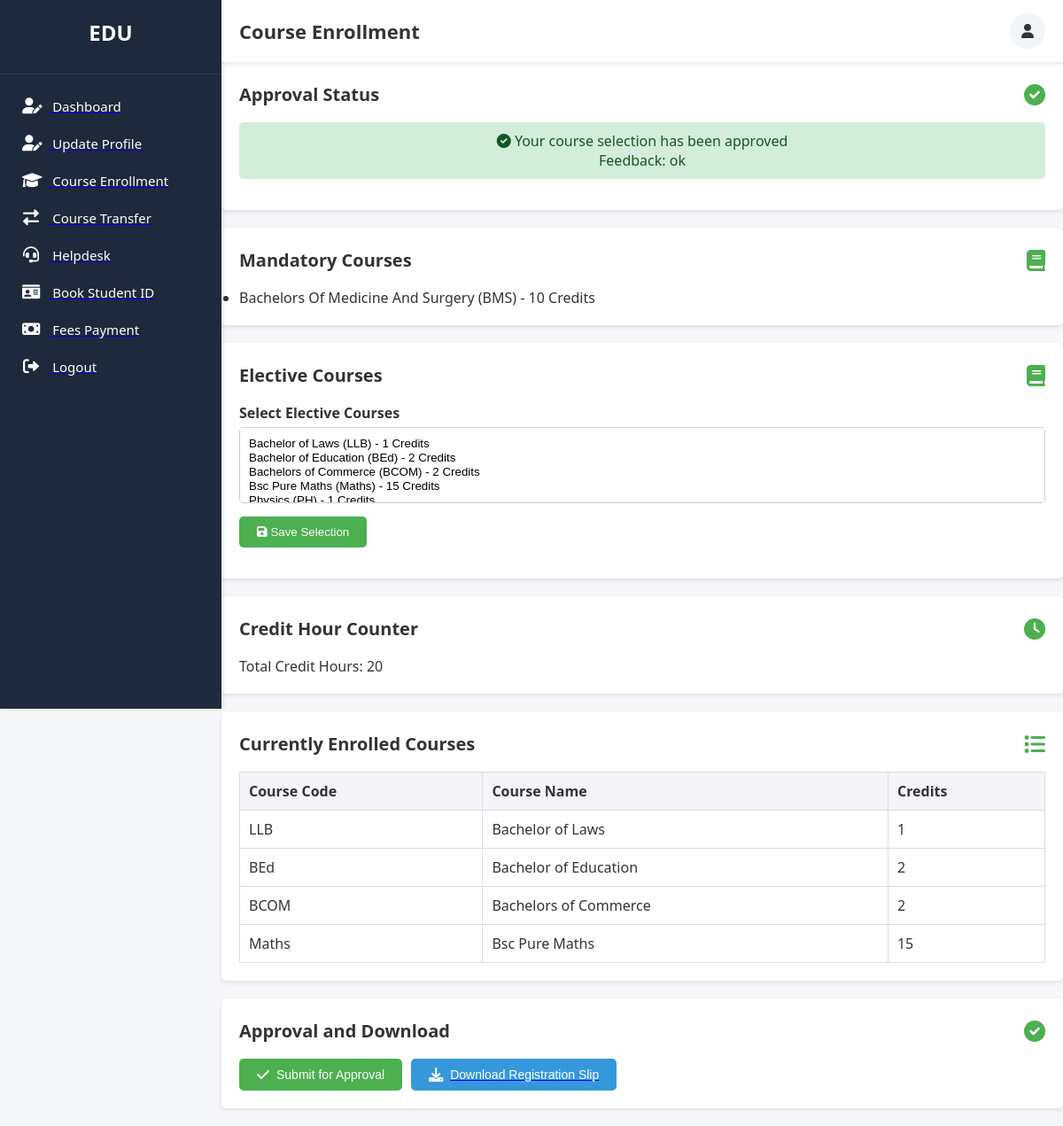
The page /accounts/course-enrollment/ (signed in) on the database its author committed.
### accounts/models.py (models this page shows, shortened)
class CourseApproval(models.Model):
    student = models.ForeignKey(settings.AUTH_USER_MODEL, on_delete=models.CASCADE, related_name='course_approvals')
    submitted_date = models.DateTimeField(auto_now_add=True)
    status = models.CharField(
        max_length=10,
        choices=ApprovalStatus.choices,
        default=ApprovalStatus.PENDING
    )
    feedback = models.TextField(blank=True, null=True)
    class Meta:
        ordering = ['-submitted_date']

class Course(models.Model):
    course_code = models.CharField(max_length=20, unique=True)
    course_name = models.CharField(max_length=100)
    credits = models.IntegerField()
    semester = models.CharField(max_length=50)
    program_name = models.CharField(max_length=100, null=True, blank=True)  # Make the field nullable
    is_mandatory = models.BooleanField(default=False)
    is_transferable = models.BooleanField(default=True)  # Add this field
    def __str__(self):
        return self.course_name

class Enrollment(models.Model):
    student = models.ForeignKey(settings.AUTH_USER_MODEL, on_delete=models.CASCADE, related_name='enrollments')
    course = models.ForeignKey('Course', on_delete=models.CASCADE, related_name='enrollments')
    enrollment_date = models.DateTimeField(auto_now_add=True)
    approval = models.ForeignKey(CourseApproval, on_delete=models.SET_NULL, null=True, blank=True, related_name='enrollments')
    class Meta:
        unique_together = ('student', 'course')

### accounts/views.py (the view, shortened to what this page needs)
# urls.py: path('course-enrollment/', views.course_enrollment_view, name='course_enrollment'),
def course_enrollment_view(request):
    student = request.user  # Get the logged-in student
    elective_courses = Course.objects.filter(is_mandatory=False)
    print("Elective Courses:", elective_courses)
    enrolled_courses = Enrollment.objects.filter(student=student)
    total_credit_hours = enrolled_courses.aggregate(total_credits=Sum('course__credits'))['total_credits'] or 0
    latest_approval = CourseApproval.objects.filter(student=student).first()
    context = {
        'mandatory_courses': Course.objects.filter(is_mandatory=True),  # Optional: Show mandatory courses if needed
        'elective_courses': elective_courses,
        'total_credit_hours': total_credit_hours,
        'enrolled_courses': enrolled_courses,
        'latest_approval': latest_approval,
    }
    return render(request, 'accounts/course_enrollment.html', context)

### accounts/templates/accounts/course_enrollment.html (shortened to what this page needs)
<!DOCTYPE html>
<html lang="en">
<head>
    <link rel="stylesheet" href="https://cdnjs.cloudflare.com/ajax/libs/font-awesome/6.0.0/css/all.min.css">
</head>
<body>
    <div class="sidebar">
        <div class="sidebar-header">
            <div class="sidebar-logo">EDU</div>
        </div>
        <div class="sidebar-menu">
            <ul>
                <li>
                    <a href="{% url 'accounts:dashboard' %}">
                        <i class="fas fa-user-edit"></i>
                        <span>Dashboard</span>
                    </a>
                </li>
                <li>
                    <a href="{% url 'accounts:edit_profile' %}">
                        <i class="fas fa-user-edit"></i>
                        <span>Update Profile</span>
                    </a>
                </li>
                <li>
                    <a href="{% url 'accounts:course_enrollment' %}">
                        <i class="fas fa-graduation-cap"></i>
                        <span>Course Enrollment</span>
                    </a>
                </li>
                <li>
                    <a href="{% url 'accounts:course_transfer' %}">
                        <i class="fas fa-exchange-alt"></i>
                        <span>Course Transfer</span>
                    </a>
                </li>
                <li>
                    <a href="{% url 'accounts:submit_ticket' %}">
                        <i class="fas fa-headset"></i>
                        <span>Helpdesk</span>
                    </a>
                </li>
                <li>
                    <a href="{% url 'accounts:book_student_id' %}">
                        <i class="fas fa-id-card"></i>
                        <span>Book Student ID</span>
                    </a>
                </li>
                <li>
                    <a href="{% url 'accounts:fees_payment_details' %}">
                        <i class="fas fa-money-bill"></i>
                        <span>Fees Payment</span>
                    </a>
                </li>
                <li>
                    <a href="{% url 'accounts:logout' %}">
                        <i class="fas fa-sign-out-alt"></i>
                        <span>Logout</span>
                    </a>
                </li>
            </ul>
        </div>
    </div>
    <div class="main-content">
        <div class="header">
            <div class="header-title">Course Enrollment</div>
            <div class="header-actions">
                <div class="action-btn action-dropdown">
                    <i class="fas fa-user"></i>
                </div>
            </div>
        </div>
        <div class="dashboard-container">
            {% if latest_approval and latest_approval.status == 'pending' %}
            <div class="card">
                <div class="card-header">
                    <div class="card-title">Approval Status</div>
                    <div class="card-icon course-icon"><i class="fas fa-info-circle"></i></div>
                </div>
                <div class="approval-status pending">
                    <i class="fas fa-clock"></i> Your course selection is pending approval
                    <p>Submitted on: {{ latest_approval.submitted_date|date:"F d, Y" }}</p>
                </div>
            </div>
            {% elif latest_approval and latest_approval.status == 'approved' %}
            <div class="card">
                <div class="card-header">
                    <div class="card-title">Approval Status</div>
                    <div class="card-icon course-icon"><i class="fas fa-check-circle"></i></div>
                </div>
                <div class="approval-status approved">
                    <i class="fas fa-check-circle"></i> Your course selection has been approved
                    <p>{% if latest_approval.feedback %}Feedback: {{ latest_approval.feedback }}{% endif %}</p>
                </div>
            </div>
            {% endif %}
            <div class="card">
                <div class="card-header">
                    <div class="card-title">Mandatory Courses</div>
                    <div class="card-icon course-icon"><i class="fas fa-book"></i></div>
                </div>
                <ul>
                    {% for course in mandatory_courses %}
                    <li>{{ course.course_name }} ({{ course.course_code }}) - {{ course.credits }} Credits</li>
                    {% endfor %}
                </ul>
            </div>
            <div class="card">
                <div class="card-header">
                    <div class="card-title">Elective Courses</div>
                    <div class="card-icon course-icon"><i class="fas fa-book"></i></div>
                </div>
                <form method="post">
                    <div class="form-group">
                        <label for="elective_courses">Select Elective Courses</label>
                        <select id="elective_courses" name="elective_courses" multiple>
                            {% for course in elective_courses %}
                            <option value="{{ course.id }}" {% if course in enrolled_courses %}selected{% endif %}>
                            </option>
                            {% endfor %}
                        </select>
                    </div>
                    <div class="form-group">
                        <button type="submit" name="elective_courses"><i class="fas fa-save"></i> Save Selection</button>
                    </div>
                </form>
            </div>
            <div class="card">
                <div class="card-header">
                    <div class="card-title">Credit Hour Counter</div>
                    <div class="card-icon course-icon"><i class="fas fa-clock"></i></div>
                </div>
                <p class="credit-hour-counter">Total Credit Hours: {{ total_credit_hours }}</p>
            </div>
            <div class="card">
                <div class="card-header">
                    <div class="card-title">Currently Enrolled Courses</div>
                    <div class="card-icon course-icon"><i class="fas fa-list"></i></div>
                </div>
                {% if enrolled_courses %}
                <table class="enrollment-table">
                    <thead>
                        <tr>
                            <th>Course Code</th>
                            <th>Course Name</th>
                            <th>Credits</th>
                        </tr>
                    </thead>
                    <tbody>
                        {% for enrollment in enrolled_courses %}
                        <tr>
                            <td>{{ enrollment.course.course_code }}</td>
                            <td>{{ enrollment.course.course_name }}</td>
                            <td>{{ enrollment.course.credits }}</td>
                        </tr>
                        {% endfor %}
                    </tbody>
                </table>
                {% else %}
                <p>You haven't enrolled in any courses yet.</p>
                {% endif %}
            </div>
            <div class="card">
                <div class="card-header">
                    <div class="card-title">Approval and Download</div>
                    <div class="card-icon course-icon"><i class="fas fa-check-circle"></i></div>
                </div>
                <div class="quick-actions">
                    {% if not latest_approval or latest_approval.status != 'pending' %}
                    <form method="post">
                        <button type="submit" name="submit_approval"><i class="fas fa-check"></i> Submit for Approval</button>
                    </form>
                    {% endif %}
                    {% if latest_approval and latest_approval.status == 'approved' %}
                    <a href="{% url 'accounts:download_registration_slip' latest_approval.id %}" download>
                        <button type="button" class="download-btn"><i class="fas fa-download"></i> Download Registration Slip</button>
                    </a>
                    {% endif %}
                </div>
            </div>
        </div>
    </div>
</body>
</html>

### accounts/templates/accounts/course_enrollment.html (style rules this page uses)
* { margin: 0; padding: 0; box-sizing: border-box; }
body { font-family: 'Segoe UI', Tahoma, Geneva, Verdana, sans-serif; background-color: #f5f7fa; color: #333; display: flex; min-height: 100vh; }
.action-dropdown { position: relative; }
.sidebar { width: 250px; background: #1e293b; color: #fff; height: 100vh; position: fixed; transition: all 0.3s; box-shadow: 2px 0 5px rgba(0, 0, 0, 0.1); }
.sidebar-header { padding: 20px; text-align: center; border-bottom: 1px solid #2c3e50; }
.sidebar-logo { font-size: 24px; font-weight: bold; margin-bottom: 10px; color: #ffffff; }
.sidebar-menu { padding: 15px 0; }
.sidebar-menu ul { list-style: none; }
.sidebar-menu ul li { padding: 10px 25px; display: flex; align-items: center; transition: all 0.3s; cursor: pointer; }
.sidebar-menu ul li i { margin-right: 10px; font-size: 18px; width: 20px; text-align: center; color: white; }
.sidebar-menu ul li span { font-size: 15px; color: white; }
.main-content { flex: 1; margin-left: 250px; transition: all 0.3s; }
.header { background: #ffffff; height: 70px; padding: 0 20px; display: flex; align-items: center; justify-content: space-between; box-shadow: 0 2px 5px rgba(0, 0, 0, 0.1); position: sticky; top: 0; z-index: 100; }
.header-title { font-size: 22px; font-weight: 600; color: #333; }
.header-actions { display: flex; align-items: center; }
.action-btn { width: 40px; height: 40px; border-radius: 50%; background: #f1f5f9; display: flex; align-items: center; justify-content: center; margin-left: 15px; cursor: pointer; position: relative; transition: all 0.3s; }
.card { background-color: white; border-radius: 5px; box-shadow: 0 2px 5px rgba(0, 0, 0, 0.1); margin-bottom: 20px; padding: 20px; }
.card-header { display: flex; justify-content: space-between; align-items: center; margin-bottom: 15px; }
.card-title { font-size: 20px; font-weight: bold; }
.card-icon { font-size: 24px; color: #4CAF50; }
.approval-status { padding: 10px; border-radius: 5px; margin-bottom: 15px; text-align: center; }
.approval-status.approved { background-color: #d4edda; color: #155724; }
.form-group { margin-bottom: 15px; }
.form-group label { display: block; margin-bottom: 5px; font-weight: bold; }
.form-group select { width: 100%; padding: 10px; border-radius: 5px; border: 1px solid #ccc; }
.form-group button { background-color: #4CAF50; color: white; border: none; padding: 10px 20px; border-radius: 5px; cursor: pointer; }
.quick-actions { display: flex; gap: 10px; margin-top: 15px; }
.quick-actions button { background-color: #4CAF50; color: white; border: none; padding: 10px 20px; border-radius: 5px; cursor: pointer; display: flex; align-items: center; gap: 8px; font-size: 14px; transition: background-color 0.3s; }
.quick-actions button i { font-size: 16px; }
.quick-actions button.download-btn { background-color: #3498db; }
.enrollment-table { width: 100%; border-collapse: collapse; margin-top: 15px; }
.enrollment-table th, .enrollment-table td { padding: 10px; border: 1px solid #ddd; text-align: left; }
.enrollment-table th { background-color: #f4f4f9; }

### rows shown on the page
CourseApproval: feedback "ok"
Course: course_name "Bachelors Of Medicine And Surgery", course_code "BMS", credits "10"
Enrollment: course.course_code "LLB", course.course_name "Bachelor of Laws", course.credits "1"
Enrollment: course.course_code "BEd", course.course_name "Bachelor of Education", course.credits "2"
Enrollment: course.course_code "BCOM", course.course_name "Bachelors of Commerce", course.credits "2"
Enrollment: course.course_code "Maths", course.course_name "Bsc Pure Maths", course.credits "15"

### other values the page prints
{{ total_credit_hours }} "20"
